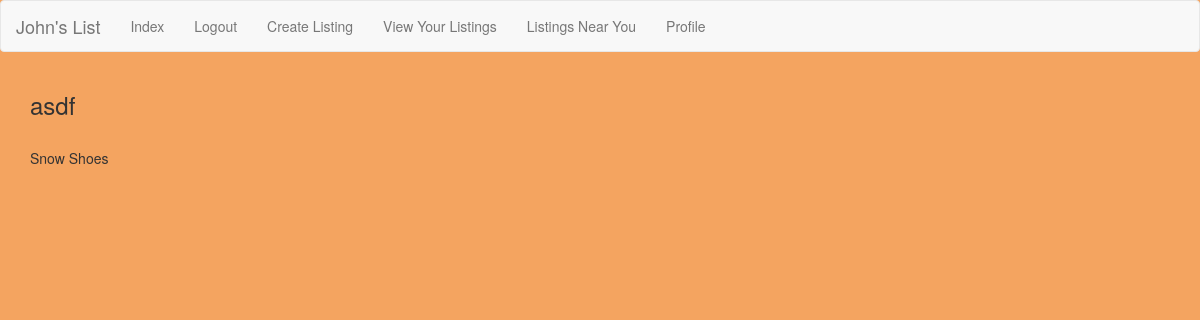
Before: /sort_by_highest/6/ (signed in) with the older database file.
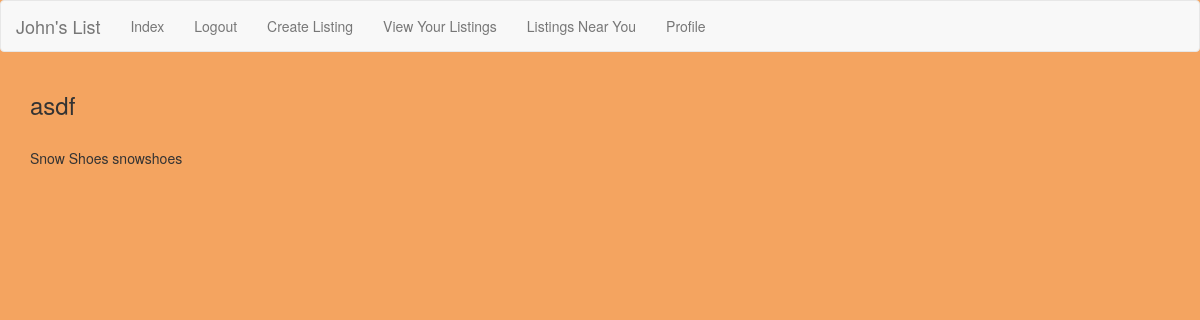
After: the same page with the newer database file.
### craigs_list/models.py (models this page shows, shortened)
class Listing(models.Model):
    listing_category = models.ForeignKey(Category)
    listing_subcategory = models.ForeignKey(SubCategory)
    city = models.CharField(max_length=30, choices=CITY_CHOICES, default=GREENVILLE)
    title = models.CharField(max_length=30)
    description = models.TextField()
    value = models.CharField(max_length=30)
    user = models.ForeignKey(User)
    created = models.DateTimeField(auto_now_add=True)
    photo = models.ImageField(upload_to="listing_photos", null=True, blank=True, verbose_name="Listing Photo")
    def __str__(self):
        return self.title

### craigs_list/views.py (the view)
# urls.py: url(r'^sort_by_highest/(?P<pk>\d+)/$', SortByHighestView.as_view(), name='sort_by_highest_view'),
class SortByHighestView(ListView):
    template_name = "sort_by_highest.html"
    def get_queryset(self, **kwargs):
        category_id = self.kwargs.get('pk', None)
        return Listing.objects.filter(listing_subcategory_id=category_id).order_by("-value")

### templates/sort_by_highest.html
{% extends "base.html" %}
{% block content %}
<br>
  {% for listing in object_list %}
    {{ listing }}
  {% endfor %}
{% endblock %}

Changed rows visible on the page:
added Listing: title "snowshoes"
